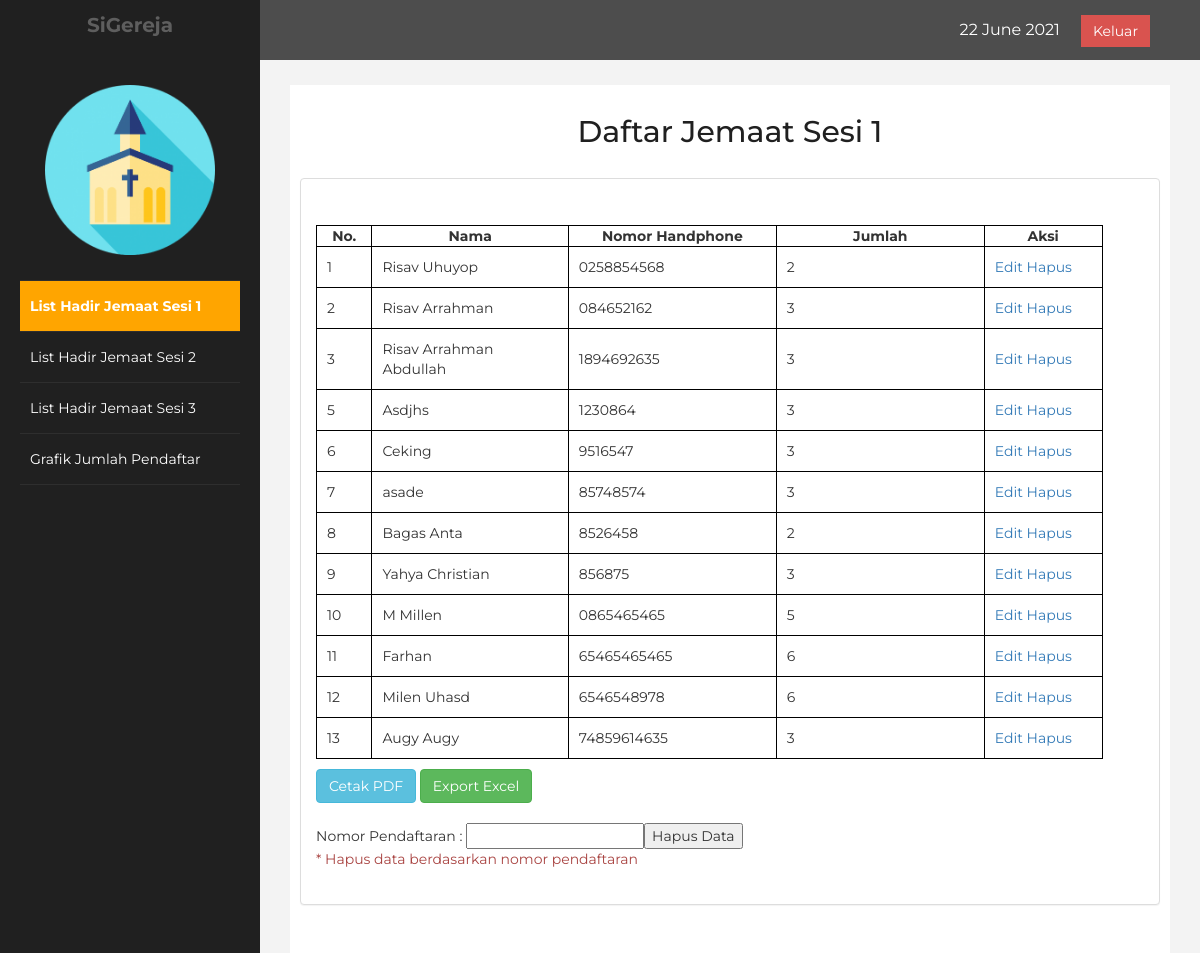
/admin.php (signed in), run on the app's committed database.
### tables this page shows
CREATE TABLE `sesi_1` (
  `nomor` int(10) NOT NULL,
  `nama` varchar(50) NOT NULL,
  `no_hp` varchar(30) NOT NULL,
  `jumlah` int(10) NOT NULL
);

### admin.php (the view, shortened to what this page needs)
<!DOCTYPE html>
<html lang="en">
<head>
    <link rel="stylesheet" href="https://maxcdn.bootstrapcdn.com/bootstrap/3.3.7/css/bootstrap.min.css">
    <link rel="stylesheet" href="css/css5.css"/>
</head>
<body>
    <div id="wrapper">
        <nav class="navbar navbar-default navbar-cls-top " role="navigation" style="margin-bottom: 0">
            <div class="navbar-header">
                <a class="navbar-brand" href="#"> SiGereja</a>
            </div>
    <div style="color: white;padding: 15px 50px 5px 50px;float: right;font-size: 16px;"><?php date_default_timezone_set('Asia/Jakarta'); echo date("d F Y")."&nbsp; &nbsp; &nbsp;"; ?><a href="logout.php" class="btn btn-danger square-btn-adjust">Keluar</a> </div>
        </nav>
            <nav class="navbar-default navbar-side" role="navigation">
            <div class="sidebar-collapse">
                <ul class="nav" id="main-menu">
				<li class="text-center">
                    <img src="resource/image/logogereja.png" class="user-image img-responsive"/>
					</li>
                    <li>
                        <a class="active-menu"  href="admin.php"><i class="fa fa-dashboard fa-3x"></i> List Hadir Jemaat Sesi 1</a>
                    </li>
                    <li>
                        <a  href="admin_test2.php"><i class="fa fa-desktop fa-3x"></i> List Hadir Jemaat Sesi 2</a>
                    </li>
                    <li>
                        <a  href="admin_test3.php"><i class="fa fa-desktop fa-3x"></i> List Hadir Jemaat Sesi 3</a>
                    </li>
                    <li>
                        <a href="grafik.php"><i class="fa fa-dashboard fa-3x"></i> Grafik Jumlah Pendaftar</a>
                    </li>
				</ul>
            </div>
        </nav>
        <div id="page-wrapper" >
            <div id="page-inner">
                <div class="row">
                    <div class="col-md-12">
                     <h2>Daftar Jemaat Sesi 1</h2>
                        <br>
                    </div>
                </div>
                <div class="row">
                <div class="col-md-12 col-sm-0">
                    <div class="panel">
                        <div class="panel-heading">
                        </div>
                        <div class="panel-body">
                        <table align="left" border="2" cellpadding="2" cellspacing="2">
                            <tr>
                                <th style="text-align:center;" width="40">No.</th>
                                <th style="text-align:center;" width="25%">Nama</th>
                                <th style="text-align:center;" width="150">Nomor Handphone</th>
                                <th style="text-align:center;" width="150">Jumlah</th>
                                <th style="text-align:center;" width="15%">Aksi</th>
                            </tr>
                            <?php
                            include 'koneksi.php';
                            $sql = mysqli_query($koneksi, "select * from sesi_1");
                            foreach ($sql as $row) {
                                echo"<tr>
                                <td>".$row['nomor']."</td>
                                <td>".$row['nama']."</td>
                                <td>".$row['no_hp']."</td>
                                <td>".$row['jumlah']."</td>
                                <td>
                                    <a href='update1.php?id=$row[nomor]'>Edit</a>
                                    <a href='delete1.php?id=$row[nomor]'>Hapus</a>
                                </td>
                                </tr>";
                                }
                            ?>
                        </table>
                        <button onclick="location.href='reportpdf1.php';" id="reportpdf" type="button" class="btn btn-info">Cetak PDF</button>
                        <button onclick="location.href='reportexcel1.php';" id="reportexcel" type="button" class="btn btn-success">Export Excel</button>
                        <br><br>
                        <form method="POST" action="admin.php">
                            <table align="center">
                                    <input type="text" name="nomor">
                                    <input type="submit" name="Submit" value="Hapus Data"><br>
                                    <text class="text-danger">* Hapus data berdasarkan nomor pendaftaran</text>
                            </table>
	                    </form>
                        </div>
                    </div>
                </div>
             </div>
             </div>
            </div>
        </div>
</body>
</html>

### css/css5.css (style rules this page uses)
body { font-family: 'Montserrat', sans-serif; }
table { border: solid 1px rgb(0, 0, 0); border-collapse: collapse; border-spacing: 0; width: 95%; margin: 10px auto 10px auto; }
table tbody td { border: solid 1px black; color: #333; padding: 10px; text-shadow: 1px 1px 1px #fff; }
h2 { text-align: center; }
#wrapper { width: 100%; background:#202020; }
#page-wrapper { padding: 15px 15px; min-height: 600px; background:#F3F3F3; }
#page-inner { width:100%; margin:10px 20px 10px 0px; background-color:#fff!important; padding:10px; min-height:1200px; }
.text-center { text-align:center; }
h2 { color: #202020; }
.square-btn-adjust { border: 0px solid transparent; -webkit-border-radius: 0px; -moz-border-radius: 0px; border-radius: 0px; }
.user-image { margin: 25px auto; -webkit-border-radius: 10px; -moz-border-radius: 10px; border-radius: 10px; max-height:170px; max-width:170px; }
.navbar-cls-top .navbar-brand { color: black; background: orange; width: 260px; text-align: center; height: 60px; font-size: 20px; font-weight: 700; padding-top: 10; }
.active-menu { background-color:orange!important; color: #202020; font-weight: bold; }
.sidebar-collapse , .sidebar-collapse .nav { background:none; }
.sidebar-collapse .nav { padding:0; }
.sidebar-collapse .nav > li > a { color:#fff; background:#202020; text-shadow:none; }
.sidebar-collapse > .nav > li > a { padding:15px 10px; }
.sidebar-collapse > .nav > li { border-bottom: 1px solid rgba(107, 108, 109, 0.19); }
.navbar-side { border:none; background-color: #202020; padding-left: 20px; padding-right: 20px; }
.navbar-cls-top { background:#4D4D4D; border-bottom:none; }
.navbar-default { border:0px solid black; }
.navbar-header { background: #202020; }
@media (min-width:768px) { #page-wrapper { margin: 0 0 0 260px; padding: 15px 30px; min-height: 1200px; } }
@media (min-width:768px) { .navbar-side { z-index: 1; position: absolute; width: 260px; } }
@media (min-width:768px) { .navbar { border-radius: 0px; } }
.panel { margin-bottom: 20px; background-color: #fff; border: 1px solid transparent; border-color: #ddd; border-radius: 4px; -webkit-box-shadow: 0 1px 1px rgba(0, 0, 0, .05); box-shadow: 0 1px 1px rgba(0, 0, 0, .05); }
.panel-body { padding: 15px; }

### data on the page
sesi_1: nomor "1", nama "Risav Uhuyop", no_hp "0258854568", jumlah "2"
sesi_1: nomor "2", nama "Risav Arrahman", no_hp "084652162", jumlah "3"
sesi_1: nomor "3", nama "Risav Arrahman Abdullah", no_hp "1894692635", jumlah "3"
sesi_1: nomor "5", nama "Asdjhs", no_hp "1230864", jumlah "3"
sesi_1: nomor "6", nama "Ceking", no_hp "9516547", jumlah "3"
sesi_1: nomor "7", nama "asade", no_hp "85748574", jumlah "3"
sesi_1: nomor "8", nama "Bagas Anta", no_hp "8526458", jumlah "2"
sesi_1: nomor "9", nama "Yahya Christian", no_hp "856875", jumlah "3"
sesi_1: nomor "10", nama "M Millen", no_hp "0865465465", jumlah "5"
sesi_1: nomor "11", nama "Farhan", no_hp "65465465465", jumlah "6"
sesi_1: nomor "12", nama "Milen Uhasd", no_hp "6546548978", jumlah "6"
sesi_1: nomor "13", nama "Augy Augy", no_hp "74859614635", jumlah "3"
